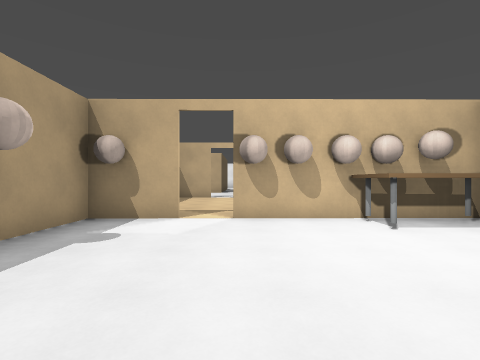
[1] (above)

20 first-person views from a walk through a Godot game level. The camera is 1.4 m above the floor, looks level and sees 85° across. The floor is counted in squares, 2 m on a side. Each view is taken from the middle of a square. On the plan, view 1 faces up. The plan holds only what a view shows up to about 9 squares ahead; the rest is blank. Some surface patterns are stand-ins.

[2]
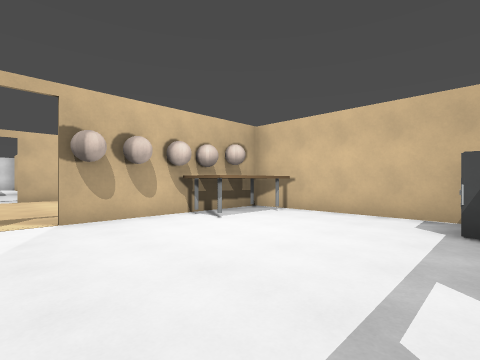

[3]
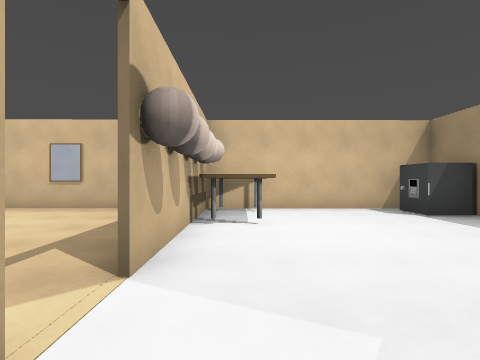

[4]
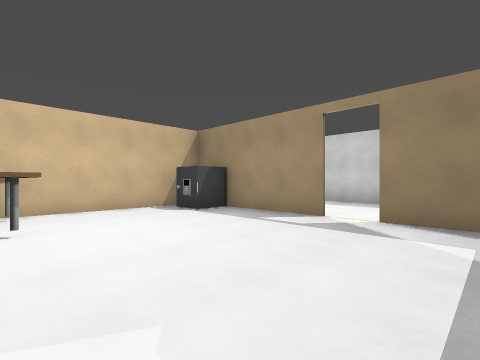

[5]
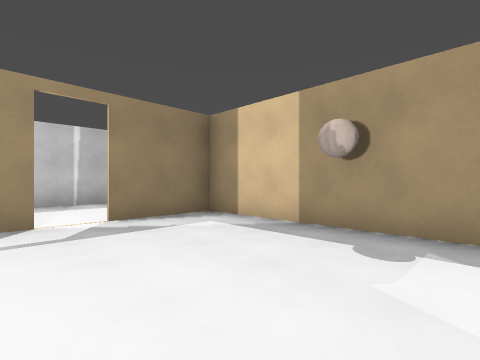

[6]
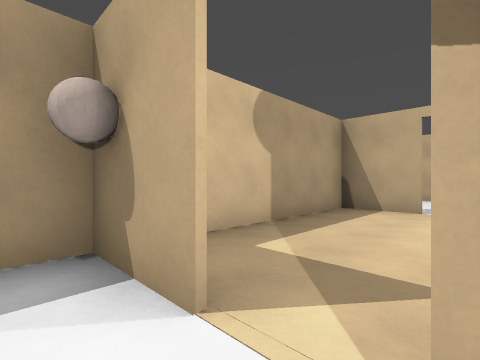

[7]
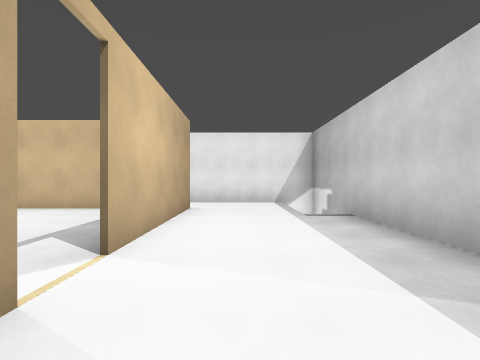

[8]
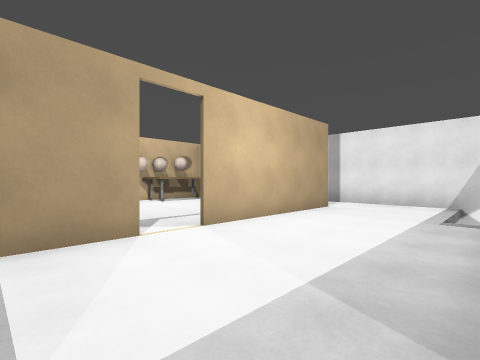

[9]
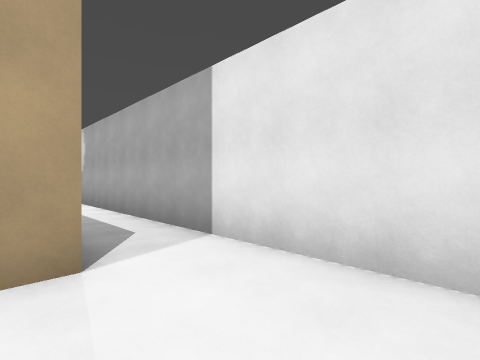

[10]
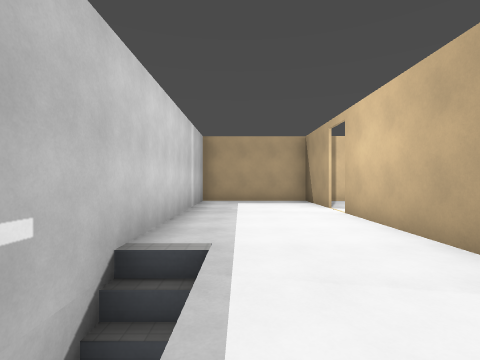

[11]
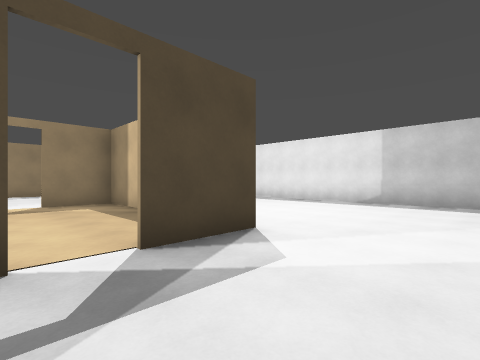

[12]
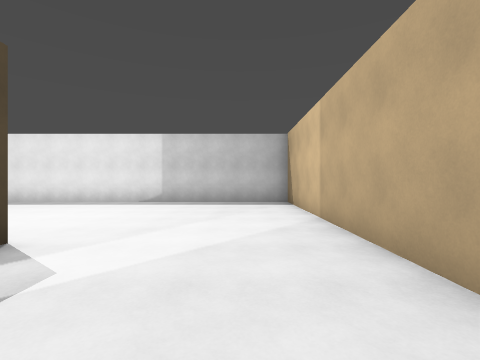

[13]
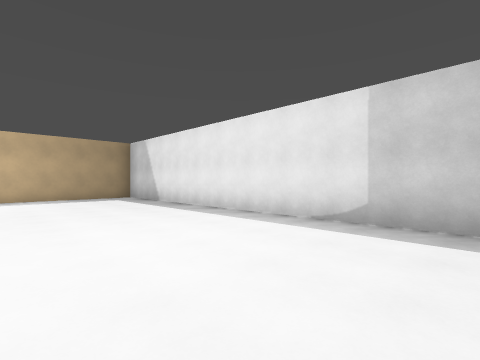

[14]
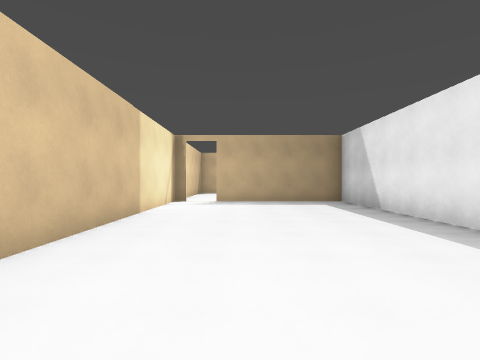

[15]
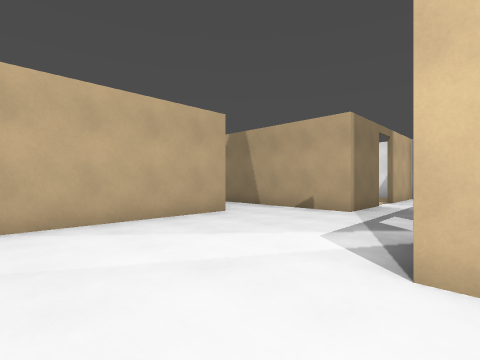

[16]
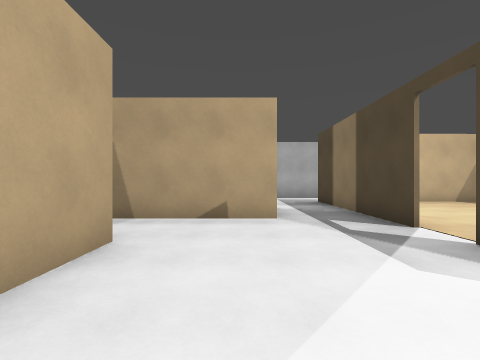

[17]
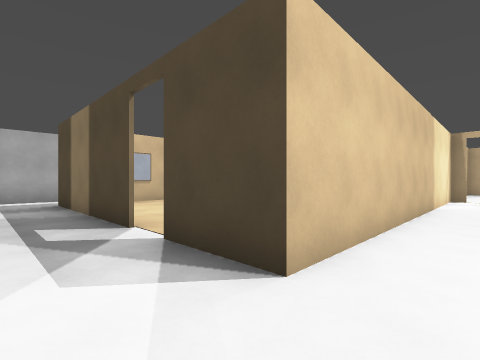

[18]
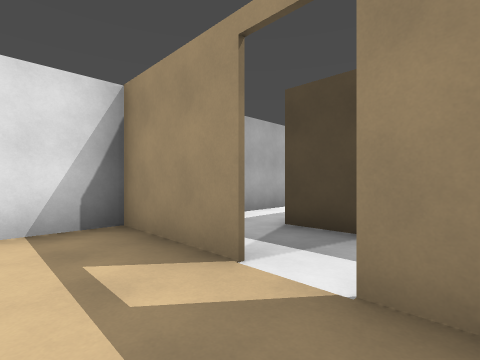

[19]
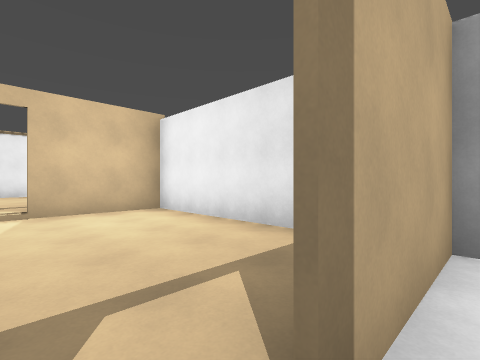

[20]
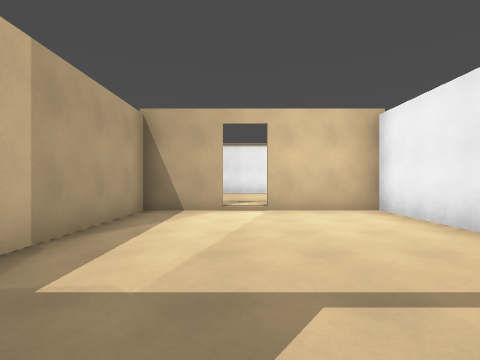

### Floor plan
Key: @ floor where view 1 was taken; # wall or solid block; x gap in a wall; . main floor; : floor 0.25 m higher than the main floor; / step, stairs or slope; v drop or lower ground; T table.
Columns run from 9 left of view 1 to 7 right of it. Each row starts with its distance up from view 1.
 24              #
 23              :
 22              :
 21             ::
 20             ::
 19             ::
 18           ##/####
 17           #.....#
 16          .#.....#
 15 #########.#.....#
 14 #.........#.....#
 13 #.........#.....#
 12 #.........##.####
 11 #............../#
 10 #.....##.#####./#
  9 #.....#......##/#
  8 #.....#.......#/#
  7 #.....#.......# #
  6 #.....#.......# #
  5 #.....##xx#####/#
  4 #.....#....TTT#/#
  3 #.....#.......#/#
  2 #.....#.......#/#
  1 #####.#.......#/#
  0       #..@..###/#
 -1       ###.###../#
 -2       #......../#
 -3       #.........#
 -4       #......v###
 -5       #########

Where each view was taken, in squares from view 1:
view 1: 0 up, 0 right, facing up
view 2: 0 up, 1 left, facing up-right
view 3: 4 up, 2 left, facing right
view 4: 4 up, 2 left, facing down-right
view 5: 4 up, 1 right, facing down-left
view 6: 4 up, 0 right, facing up-left
view 7: 2 down, 2 left, facing right
view 8: 4 down, 2 left, facing up-right
view 9: 3 down, 4 right, facing up-right
view 10: 3 down, 6 right, facing left
view 11: 13 up, 0 right, facing down-left
view 12: 13 up, 0 right, facing left
view 13: 12 up, 4 left, facing down-left
view 14: 10 up, 5 left, facing down
view 15: 10 up, 5 left, facing up-right
view 16: 13 up, 4 left, facing right
view 17: 12 up, 4 left, facing down-right
view 18: 14 up, 2 right, facing down-right
view 19: 12 up, 3 right, facing up-right
view 20: 12 up, 3 right, facing up
